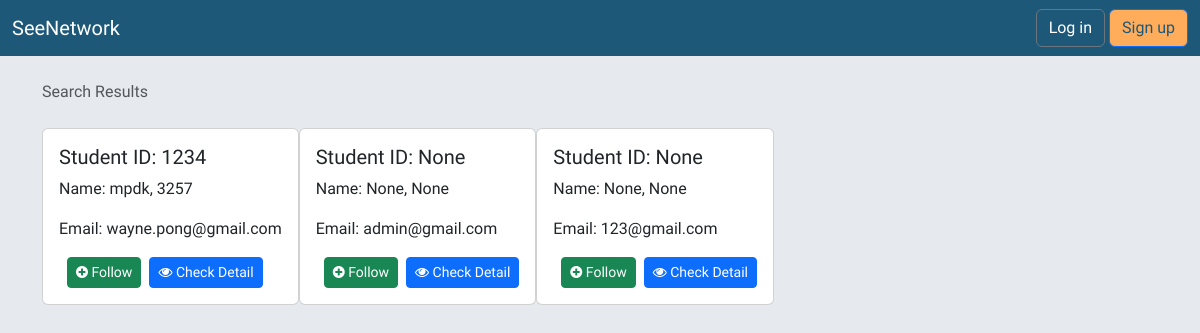
The app's page /search/, older data.
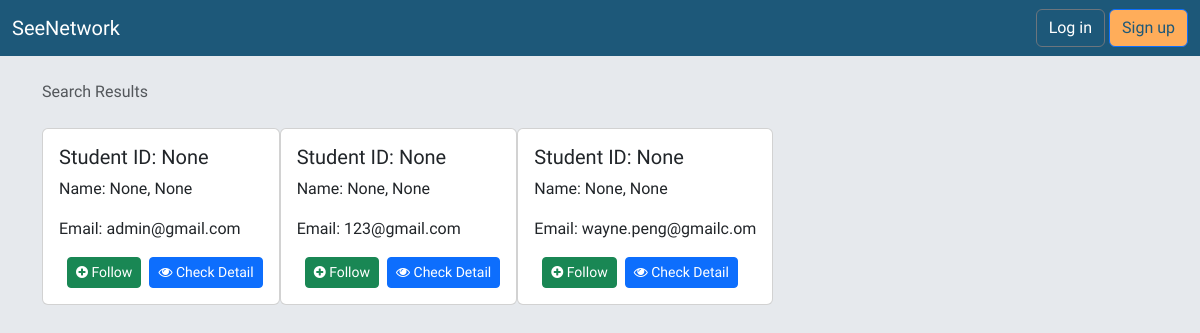
The same page, newer data.
### accounts/models.py (models this page shows, shortened)
class CustomUser(AbstractUser):
    student_id = models.CharField(max_length=10, unique=True, blank=True, null=True)
    first_name = models.CharField(max_length=30, blank=True, null=True)
    last_name = models.CharField(max_length=30, blank=True, null=True)
    nick_name = models.CharField(max_length=30, blank=True, null=True)
    gender = models.CharField(max_length=1, default='n', choices=Gender.choices)
    department = models.CharField(max_length=10, blank=True, null=True, choices=Department.choices)
    slug = models.SlugField(max_length=25, verbose_name='User Slug', unique=True)
    class Meta:
        verbose_name = 'User'
        verbose_name_plural = 'Users'

### network/views.py (the view)
# urls.py: path('search/', views.search_users, name='search_users'),
def search_users(request):
    query = request.GET.get('q', '')
    user=request.user
    results = User.objects.filter(Q(username__icontains=query) | Q(first_name__icontains=query) | Q(last_name__icontains=query) | Q(nick_name__icontains=query) | Q(email__icontains=query) | Q(student_id__icontains=query)).exclude(id=user.id)
    request_has_sent = list()
    friends = list()
    for result in results:
        if FriendRequest.objects.filter(sender=user.id, receiver=result.id, status="pending").first():
            request_has_sent.append(result)
        if Relationship.objects.filter(user=user.id, friend=result.id).first():
            friends.append(result)
    return render(
            request,
            'search_results.html',
            {
                'results': results,
                'query': query,
                'request_has_sent': request_has_sent,
                'friends': friends,
                })

### templates/search_results.html (shortened to what this page needs)
{% extends 'base.html' %}
{% block breadcrumb %}
  <li class="breadcrumb-item active">Search Results</li>
{% endblock %}
{% block content %}
  {% if results %}
    <div class="card-group">
      {% for user in results %}
        <form id="search-result-{{user.id}}" method="post" action="{% url 'send_friend_request' user.id%}">
          {% include 'includes/choice_relation.html' %}
        </form>
      {% endfor %}
    </div>
  {% endif %}
{% endblock %}

### templates/base.html (shortened to what this page needs)
{% load static %}
{% load crispy_forms_tags %}
<!DOCTYPE html>
<html>
  <head>
    {% include 'includes/stylesheets.html' %}
    {% load django_bootstrap5 %}
    {% bootstrap_css %}
    <link rel="stylesheet" href="{% static 'css/dark-light.css' %}">
    <link rel="stylesheet" href="{% static 'css/nav.css' %}">
  </head>
  <body>
    {% block body %}
      {% include 'includes/nav.html' %}
      <div class="container">
        <ol class="breadcrumb my-4 adaptive">
          {% block breadcrumb %}
          {% endblock %}
        </ol>
        {% block content %}
        {% endblock %}
      </div>
    {% endblock body %}
  </body>
</html>

### templates/includes/stylesheets.html (shortened to what this page needs)
<link href="https://cdnjs.cloudflare.com/ajax/libs/font-awesome/4.7.0/css/font-awesome.min.css" rel="stylesheet" >

### templates/includes/nav.html (shortened to what this page needs)
<nav class="navbar navbar-expand-lg" style="background-color: #1D5879;">
  <div class="container-fluid">
    <a class="navbar-brand" href="{% url 'home' %}" style="color: white;">SeeNetwork</a>
    <div class="collapse navbar-collapse" id="mainMenu">
      <ul class="navbar-nav ms-auto">
        {% if user.is_authenticated %}{% load notifications_tags %}
                {% notifications_unread as unread_count %}
        {% else %}
          <form class="form-inline ml-auto">
            <a href="{% url 'login' %}" class="btn btn-outline-secondary" style="background-color: #1D5879; color: white;">Log in</a>
            <a href="{% url 'signup' %}" class="btn btn-primary ml-2" style="background-color: #FFAD5A; color: #1D5879;">Sign up</a>
          </form>
        {% endif %}
      </ul>
    </div>
  </div>
</nav>

### templates/includes/choice_relation.html
<div class="card mb-3">
    <div class="card-body">
        <h5 class="card-title">Student ID: {{ user.student_id }}</h5>
        <p class="card-text">Name: {{ user.first_name }}, {{ user.last_name }}</p>
        <p class="card-text">Email: {{ user.email }}</p>
        <div id="friend-request" class="d-flex align-items-center">
            <button id="friend-request-button-{{user.id}}" type="button" onclick="friendRequest({{user.id}})" class="btn btn-success btn-sm ms-2">
                <i id="friend-request-icon-{{user.id}}" class="fa fa-plus-circle"></i><span id="friend-request-text-{{user.id}}"> {% if user in request_has_sent %} Unfollow {% else %} Follow {% endif %}</span>
            </button>
            <a href="{% url 'profile_view' user.slug  %}" class="btn btn-primary btn-sm ms-2" role="button">
                <i class="fa fa-eye"></i> Check Detail
            </a>
        </div>
    </div>
</div>

### static/css/dark-light.css (style rules this page uses)
@media (prefers-color-scheme: light) { body { background: #809DA5; } }
@media (prefers-color-scheme: light) { .breadcrumb.adaptive { color:; } }

### static/css/nav.css (style rules this page uses)
body { font-family: "Roboto", sans-serif; background: #E6E9ED; min-height: 100vh; position: relative; }

### templates/base.html (style rules this page uses)
body { font-family: 'sans-hant'; }

Row changes from the older to the newer data that the page shows:
removed CustomUser: student_id "1234", first_name "mpdk", last_name "3257", email "wayne.pong@gmail.com"
added CustomUser: student_id "None", first_name "None", last_name "None", email "wayne.peng@gmailc.om"
